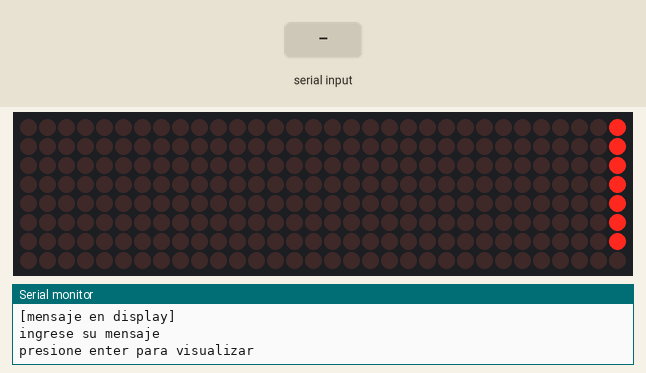
Recording of a sketch running on a simulated Arduino Uno, built with avr-gcc and run on an emulated ATmega328P. Shown: 32×8 LED matrix, the last lines printed to the serial monitor. Inputs (shaded band) come from the test bench.

Above: at 0.29 s.
At 1.27 s:
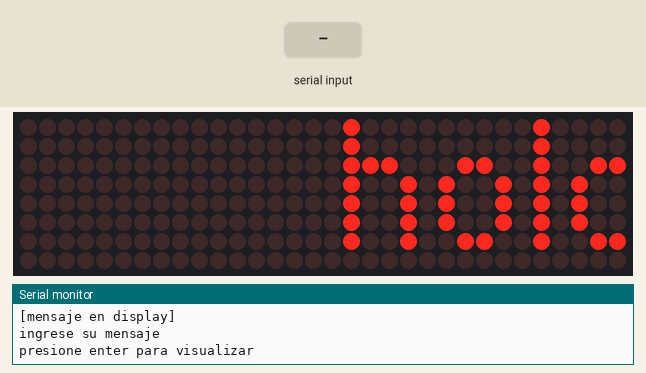
1.3 s: "1\n" received over Serial
At 1.69 s:
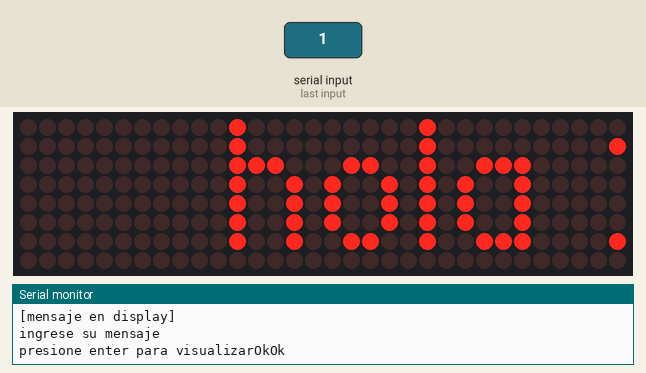

The sketch:

tycho.ino
```cpp
// Use the MD_MAX72XX library to scroll text on the display
//
// Demonstrates the use of the callback function to control what
// is scrolled on the display text.
//
// User can enter text on the serial monitor and this will display as a
// scrolling message on the display.
// Speed for the display is controlled by a pot on SPEED_IN analog in.

#include <MD_MAX72xx.h>

#define	USE_POT_CONTROL	0
#define	PRINT_CALLBACK	0

#define	PRINT(s, v)	{ Serial.print(F(s)); Serial.print(v); }

// Define the number of devices we have in the chain and the hardware interface
// NOTE: These pin numbers will probably not work with your hardware and may
// need to be adapted
 ///aqui se coloca la cantidad de matrices a usar//////////////////////////////////////////////////////
#define	MAX_DEVICES	4

#define	CLK_PIN		13  // or SCK
#define	DATA_PIN	11  // or MOSI
#define	CS_PIN		10  // or SS

// SPI hardware interface
MD_MAX72XX mx = MD_MAX72XX(CS_PIN, MAX_DEVICES);
// Arbitrary pins
//MD_MAX72XX mx = MD_MAX72XX(DATA_PIN, CLK_PIN, CS_PIN, MAX_DEVICES);

// Scrolling parameters
#if USE_POT_CONTROL
#define	SPEED_IN	A5
#else
#define SCROLL_DELAY	70	// velocidad del mensaje en milisegundos
#endif // USE_POT_CONTROL

#define	CHAR_SPACING	1	// espacios entre caracteres

// Global message buffers shared by Serial and Scrolling functions
#define	BUF_SIZE	75
char curMessage[BUF_SIZE];
char newMessage[BUF_SIZE];
bool newMessageAvailable = false;

uint16_t	scrollDelay;	// in milliseconds

void readSerial(void)
{
  static uint8_t	putIndex = 0;

  while (Serial.available()>0)
  {
    newMessage[putIndex] = (char)Serial.read();
    Serial.write("Ok");
    if ((newMessage[putIndex] == '\n') || (putIndex >= BUF_SIZE-3))	// end of message character or full buffer
    {
      // put in a message separator and end the string
      newMessage[putIndex++] = ' ';
      newMessage[putIndex] = '\0';
      // restart the index for next filling spree and flag we have a message waiting
      putIndex = 0;
      newMessageAvailable = true;
    }
    else
      // Just save the next char in next location
      newMessage[putIndex++];
  }
}

void scrollDataSink(uint8_t dev, MD_MAX72XX::transformType_t t, uint8_t col)
// Callback function for data that is being scrolled off the display
{
#if PRINT_CALLBACK
  Serial.print("\n cb ");
  Serial.print(dev);
  Serial.print(' ');
  Serial.print(t);
  Serial.print(' ');
  Serial.println(col);
#endif
}

uint8_t scrollDataSource(uint8_t dev, MD_MAX72XX::transformType_t t)
// Callback function for data that is required for scrolling into the display
{
  static char		*p = curMessage;
  static uint8_t	state = 0;
  static uint8_t	curLen, showLen;
  static uint8_t	cBuf[8];
  uint8_t colData;

  // finite state machine to control what we do on the callback
  switch(state)
  {
    case 0:	// Load the next character from the font table
      showLen = mx.getChar(*p++, sizeof(cBuf)/sizeof(cBuf[0]), cBuf);
      curLen = 0;
      state++;

      // if we reached end of message, reset the message pointer
      if (*p == '\0')
      {
        p = curMessage;			// reset the pointer to start of message
        if (newMessageAvailable)	// there is a new message waiting
        {
          strcpy(curMessage, newMessage);	// copy it in
          newMessageAvailable = false;
        }
      }
      // !! deliberately fall through to next state to start displaying

    case 1:	// display the next part of the character
      colData = cBuf[curLen++];
      if (curLen == showLen)
      {
        showLen = CHAR_SPACING;
        curLen = 0;
        state = 2;
      }
      break;

    case 2:	// display inter-character spacing (blank column)
      colData = 0;
      curLen++;
      if (curLen == showLen)
        state = 0;
      break;

    default:
      state = 0;
  }

  return(colData);
}

 void scrollText(void)
{
  static uint32_t	prevTime = 0;

  // Is it time to scroll the text?
  if (millis()-prevTime >= scrollDelay)
  {
    mx.transform(MD_MAX72XX::TSL);	// scroll along - the callback will load all the data
    prevTime = millis();			// starting point for next time
  }
}

uint16_t getScrollDelay(void)
{
#if USE_POT_CONTROL
  uint16_t	t;

  t = analogRead(SPEED_IN);
  t = map(t, 0, 1023, 25, 250);

  return(t);
#else
  return(SCROLL_DELAY);
#endif
}

void setup()
{
  mx.begin();
  mx.setShiftDataInCallback(scrollDataSource);
  mx.setShiftDataOutCallback(scrollDataSink);

#if USE_POT_CONTROL
  pinMode(SPEED_IN, INPUT);
#else
  scrollDelay = SCROLL_DELAY;
#endif

  strcpy(curMessage, " hola ");
  newMessage[0] = '\0';

  Serial.begin(9600);
  Serial.print("\n[mensaje en display]\ningrese su mensaje\npresione enter para visualizar");
}

void loop()
{
  scrollDelay = getScrollDelay();
  readSerial();
  scrollText();
}
```
